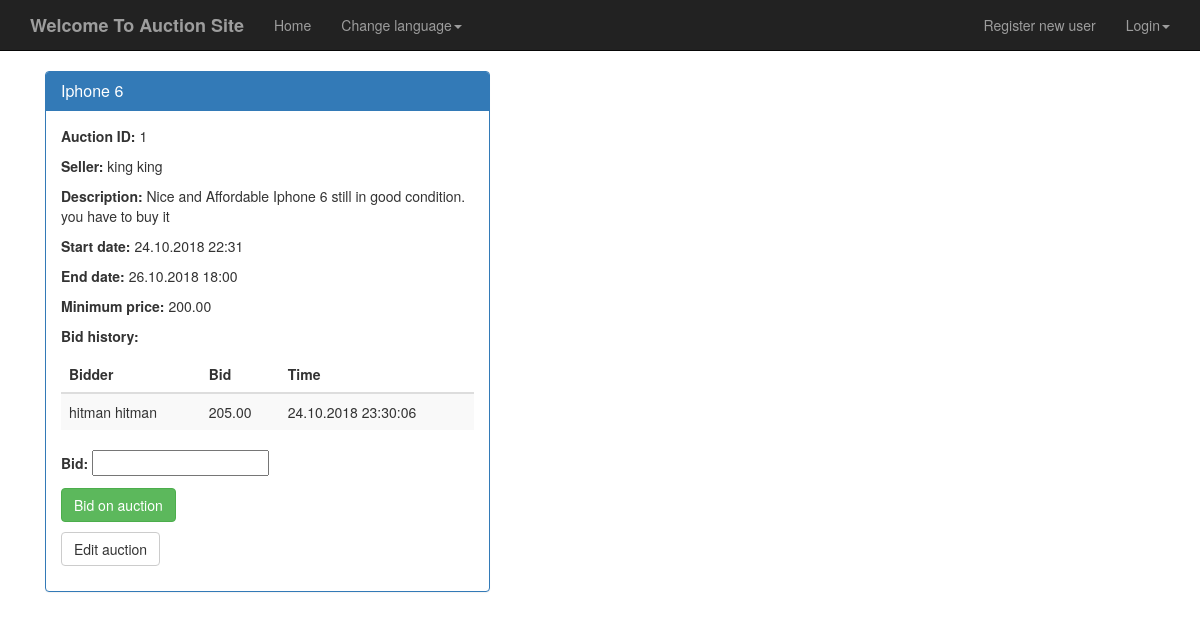
Screenshot of /YAAS/auction/1/ with the database file from the repository.
### yaasApp/models.py (models this page shows, shortened)
class Auction(models.Model):
    title = models.CharField(_("Title"), max_length=30)
    id = models.AutoField(primary_key=True)
    seller = models.ForeignKey(User, related_name='seller', on_delete=models.PROTECT)
    description = models.TextField(_("Description"), )
    start_date = models.DateTimeField(_("Start date"), auto_now_add=True)
    updated_date = models.DateTimeField(_("Updated date"), auto_now=True)
    end_date = models.DateTimeField(_("End date"), )
    minimum_price = models.DecimalField(_("Minimum price"), max_digits=10, decimal_places=2)
    active = models.BooleanField(_("Active"), default=True)
    banned = models.BooleanField(_("Banned"), default=False)
    winner = models.ForeignKey(User, related_name='winner', null=True, blank=True, on_delete=models.PROTECT)
    @classmethod
    def getActiveById(cls, auction_id):
        try:
            a = cls.objects.get(id=auction_id)
        except ObjectDoesNotExist:
            a = None
        if a and a.active and not a.banned:
            return a
        else:
            return None
    def getBidHistory(self):
        bids = Bid.getBidsForAuction(self)
        return bids

class Bid(models.Model):
    id = models.AutoField(primary_key=True)
    auction = models.ForeignKey(Auction, on_delete=models.PROTECT)
    bidder = models.ForeignKey(User, on_delete=models.PROTECT)
    bid = models.DecimalField(_("Bid"), max_digits=10, decimal_places=2)
    timestamp = models.DateTimeField(_("Timestamp"), auto_now_add=True)
    @classmethod
    def getBidsForAuction(cls, auction):
        bids = cls.objects.filter(auction=auction).order_by("-timestamp")
        return bids

### yaasApp/views.py (the view)
# urls.py: re_path(r'^YAAS/auction/(?P<id>\d+)/$', view_auction),
def view_auction(request, id):
    auction = Auction.getActiveById(id)
    if auction:
        template = "view_auction.html"
        context = {"auction": auction, "bid_history": auction.getBidHistory(),
                   "bid_form": BidForm(initial={"updated": auction.updated_date})}
        return render(request, template, context)
    else:
        template = "message.html"
        context = {"message": _("Auction not found")}
        return render(request, template, context)

### yaasApp/forms.py
class BidForm(forms.ModelForm):
    class Meta:
        model = Bid
        fields = ('bid',)
    updated = forms.DateTimeField(widget=forms.HiddenInput, required=False)

### templates/view_auction.html (shortened to what this page needs)
{% extends "base.html" %}
{% load i18n %}
{% block content %}
    <div class="col-md-5">
        <div class="panel panel-primary">
            <div class="panel-heading">
                <h3 class="panel-title">{{ auction.title }}</h3>
            </div>
            <div class="panel-body">
                <p><b>{% trans "Auction ID:" %}</b> {{ auction.id }}</p>
                <p><b>{% trans "Seller:" %}</b> {{ auction.seller.get_full_name }}</p>
                <p><b>{% trans "Description:" %}</b> {{ auction.description }}</p>
                <p><b>{% trans "Start date:" %}</b> {{ auction.start_date|date:"d.m.Y H:i" }}</p>
                <p><b>{% trans "End date:" %}</b> {{ auction.end_date|date:"d.m.Y H:i" }}</p>
                <p><b>{% trans "Minimum price:" %}</b> {{ auction.minimum_price|floatformat:2 }}</p>
                <p><b>{% trans "Bid history:" %}</b> </p>
                <table class="table table-striped table-hover">
                    <thead>
                    <tr>
                        <th>{% trans "Bidder" %}</th>
                        <th>{% trans "Bid" %}</th>
                        <th>{% trans "Time" %}</th>
                    </tr>
                    </thead>
                    <tbody>
                        {% for b in bid_history %}
                        <tr>
                            <td>{{ b.bidder.get_full_name }}</td>
                            <td>{{ b.bid|floatformat:2 }}</td>
                            <td>{{ b.timestamp|date:"d.m.Y H:i:s" }}</td>
                        </tr>
                        {% endfor %}
                    </tbody>
                </table>
                <form class="form-horizontal" action="/YAAS/auction/{{ auction.id }}/bid/" method="post">
                    {{ bid_form.as_p }}
                    <p><input type="submit" class="btn btn-success" value="{% trans "Bid on auction" %}"></p>
                </form>
                <p>
                    <a href="/YAAS/auction/{{ auction.id }}/edit/" class="btn btn-default">{% trans "Edit auction" %}</a>
                </p>
            </div>
        </div>
    </div>
{% endblock %}

### rows the page displays
Auction: title "Iphone 6", id "1", seller.get_full_name "king king", description "Nice and Affordable Iphone 6 still in good condition. you have to buy it", start_date "24.10.2018 22:31", end_date "26.10.2018 18:00", minimum_price "200.00"
Bid: bidder.get_full_name "hitman hitman", bid "205.00", timestamp "24.10.2018 23:30:06"
